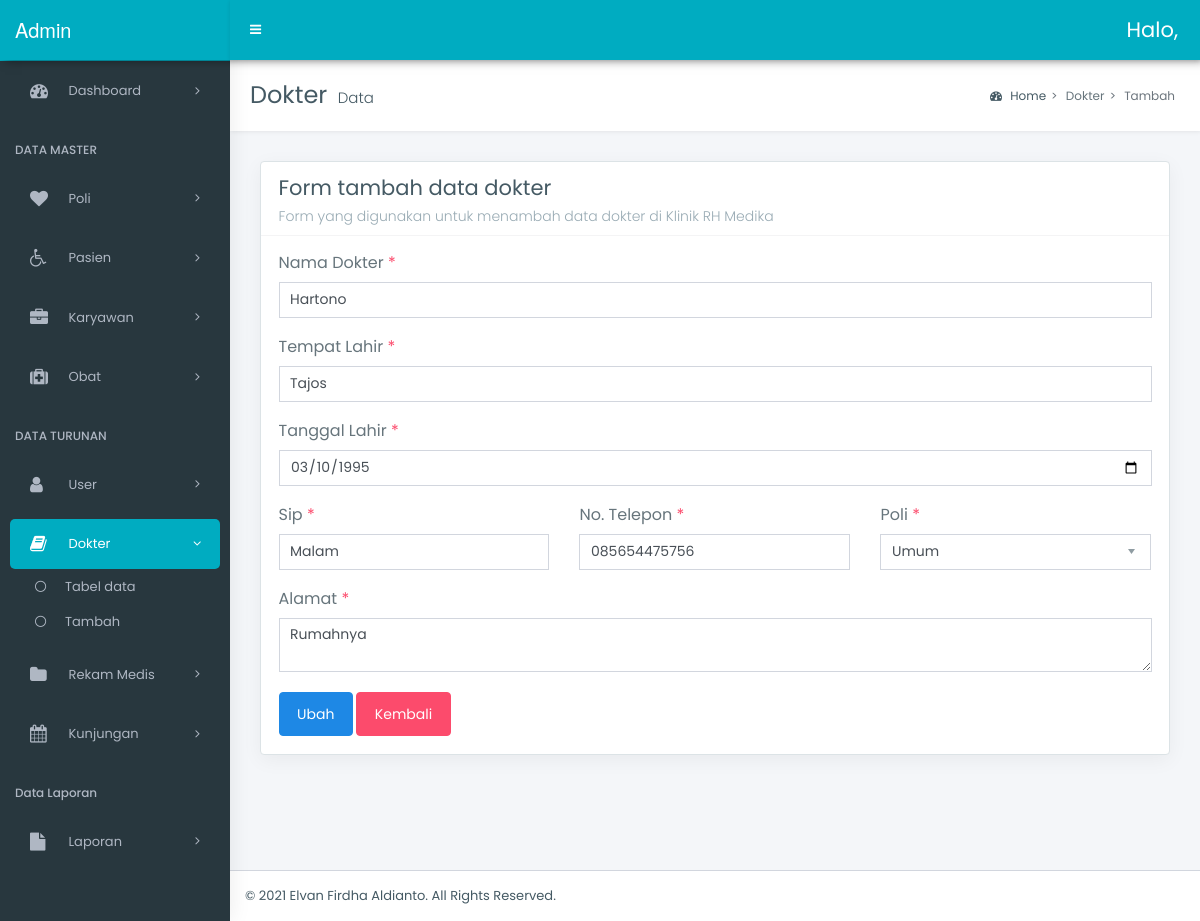
Screenshot of /admin/dokter/edit.php?id=1 with the database file from the repository.
### tables this page shows
CREATE TABLE `dokter` (
  `id_dokter` int(3) NOT NULL,
  `kd_poli` int(3) NOT NULL,
  `nm_dokter` varchar(50) NOT NULL,
  `sip` varchar(30) NOT NULL,
  `tempat_lahird` varchar(30) NOT NULL,
  `tgl_lahird` date NOT NULL,
  `telp_dokter` varchar(13) NOT NULL,
  `alamatd` varchar(100) NOT NULL
);

CREATE TABLE `poli` (
  `kd_poli` int(3) NOT NULL,
  `nm_poli` varchar(30) NOT NULL
);

### admin/dokter/edit.php (the view, shortened to what this page needs)
<!DOCTYPE html>
<html lang="en">
<head>
    <link rel="stylesheet" href="../../style/bootstrap.min.css">
    <link rel="stylesheet" href="../../style/bootstrap-extend.css">
    <link rel="stylesheet" href="../../style/master_style.css">
    <link rel="stylesheet" href="../../style/_all-skins.css">
</head>
<body class="hold-transition skin-green sidebar-mini">
    <div class="wrapper">
        <?php include_once('navbar.php'); ?>
        <?php include_once('sidebar.php'); ?>
        <div class="content-wrapper">
            <section class="content-header">
                <h1>
                    Dokter
                    <small>Data</small>
                </h1>
                <ol class="breadcrumb">
                    <li class="breadcrumb-item"><a href="#"><i class="fa fa-dashboard"></i> Home</a></li>
                    <li class="breadcrumb-item">Dokter</li>
                    <li class="breadcrumb-item active">Tambah</li>
                </ol>
            </section>
            <section class="content">
                <div class="box">
                    <div class="box-header with-border">
                        <h3 class="box-title">Form tambah data dokter</h3>
                        <h6 class="box-subtitle">Form yang digunakan untuk menambah data dokter di Klinik RH Medika</h6>
                    </div>
                    <div class="box-body">
                        <div class="row">
                            <div class="col">
                                <?php
                                require_once '../../config/connect.php';
                                if (isset($_GET['id'])) {
                                    $id = $_GET['id'];
                                    $q = $connect->query("SELECT * FROM dokter JOIN poli USING(kd_poli) WHERE id_dokter = '$id'");
                                    foreach ($q as $d) :
                                ?>
                                        <form method="POST" action="prosesedit.php">
                                            <div class="row">
                                                <div class="col-lg-12 col-12">
                                                    <div class="form-group">
                                                        <h5>Nama Dokter <span class="text-danger">*</span></h5>
                                                        <div class="controls">
                                                            <input type="text" class="form-control" name="nmdokter" value="<?= $d['nm_dokter']; ?>">
                                                        </div>
                                                    </div>
                                                    <div class="form-group">
                                                        <h5>Tempat Lahir <span class="text-danger">*</span></h5>
                                                        <div class="controls">
                                                            <input type="text" class="form-control" name="tmptdokter" value="<?= $d['tempat_lahird']; ?>">
                                                        </div>
                                                    </div>
                                                    <div class="form-group">
                                                        <h5>Tanggal Lahir <span class="text-danger">*</span></h5>
                                                        <div class="controls">
                                                            <input type="date" class="form-control" name="tgldokter" value="<?= $d['tgl_lahird']; ?>" max="<?php date('Y-m-d'); ?>">
                                                        </div>
                                                    </div>
                                                </div>
                                                <div class="col-md-4">
                                                    <div class="form-group">
                                                        <h5>Sip <span class="text-danger">*</span></h5>
                                                        <div class="controls">
                                                            <input type="text" class="form-control" name="sip" value="<?= $d['sip']; ?>">
                                                        </div>
                                                    </div>
                                                </div>
                                                <div class="col-md-4">
                                                    <div class="form-group">
                                                        <h5>No. Telepon <span class="text-danger">*</span></h5>
                                                        <div class="controls">
                                                            <input type="text" class="form-control" name="notlpd" value="<?= $d['telp_dokter']; ?>">
                                                        </div>
                                                    </div>
                                                </div>
                                                <div class="col-md-4">
                                                    <div class="form-group">
                                                        <h5>Poli <span class="text-danger">*</span></h5>
                                                        <div class="controls">
                                                            <select name="kdpoli" class="form-control" id="">
                                                                <option value="<?= $d['kd_poli']; ?>" hidden><?= $d['nm_poli']; ?></option>
                                                            </select>
                                                        </div>
                                                    </div>
                                                </div>
                                            </div>
                                            <div class="row">
                                                <div class="col-md-12">
                                                    <div class="form-group">
                                                        <h5>Alamat <span class="text-danger">*</span></h5>
                                                        <div class="controls">
                                                            <textarea name="alamat" class="form-control"><?= $d['alamatd']; ?></textarea>
                                                        </div>
                                                    </div>
                                                </div>
                                            </div>
                                            <div class="text-xs-right">
                                                <button type="submit" class="btn btn-info" name="submit">Ubah</button>
                                                <a href="data.php" class="btn btn-danger">Kembali</a>
                                            </div>
                                        </form>
                                <?php
                                    endforeach;
                                }
                                ?>
                            </div>
                        </div>
                    </div>
                </div>
            </section>
        </div>
        <footer class="main-footer">
            &copy; 2021 <a href="">Elvan Firdha Aldianto</a>. All Rights Reserved.
        </footer>
    </div>
</body>
</html>

### style/_all-skins.css (style rules this page uses)
.skin-green .content-header { background: #fff; }
.skin-green .content { background: #f4f6f9; }
.skin-green .wrapper, .skin-green .main-sidebar, .skin-green .left-side { background-color: #28373e; box-shadow: 1px 0px 20px rgba(0,0,0,0.08); }

### rows the page displays
dokter: nmdokter "Hartono", tmptdokter "Tajos", tgldokter "03/10/1995", sip "Malam", notlpd "085654475756", kdpoli "Umum", alamat "Rumahnya"
